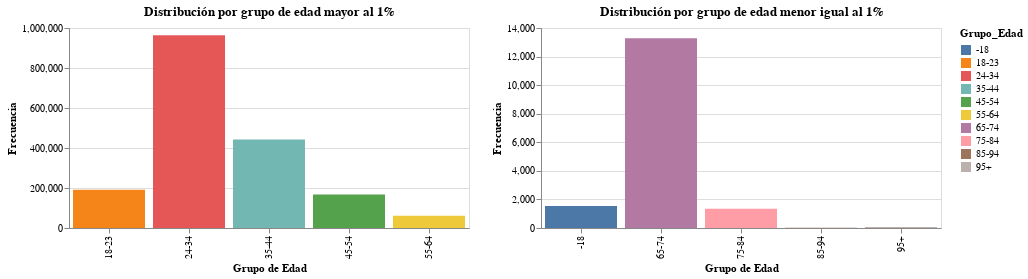

Notebook code for this chart:
### Markdown cell above
#### Visualización

### Code cell
# Gráfico para grupos de edad mayores al 1%
df_distribucion_por_grupo_edad_mayor_1 = df_distribucion_por_grupo_edad[df_distribucion_por_grupo_edad['Porcentaje'] > 0.01]

grafica_distribucion_por_grupo_edad_mayor_1 = alt.Chart(df_distribucion_por_grupo_edad_mayor_1).mark_bar().encode(
    x=alt.X('Grupo_Edad:N', title='Grupo de Edad'),
    y=alt.Y('Frecuencia:Q', title='Frecuencia'),
    color='Grupo_Edad:N',
    tooltip=[
        alt.Tooltip('Grupo_Edad:N', title='Grupo de edad'),
        alt.Tooltip('Frecuencia:Q', title='Frecuencia', format=','),
        alt.Tooltip('Porcentaje:Q', title='Porcentaje', format='.3%'),
    ]
).properties(
    title='Distribución por grupo de edad mayor al 1%',
    width=400,
    height=200
).interactive()

# Gráfico para grupos de edad menores o igual a 1%
df_distribucion_por_grupo_edad_menor_igual_1 = df_distribucion_por_grupo_edad[df_distribucion_por_grupo_edad['Porcentaje'] <= 0.01]

grafica_distribucion_por_grupo_edad_menor_igual_1 = alt.Chart(df_distribucion_por_grupo_edad_menor_igual_1).mark_bar().encode(
    x=alt.X('Grupo_Edad:N', title='Grupo de Edad'),
    y=alt.Y('Frecuencia:Q', title='Frecuencia'),
    color='Grupo_Edad:N',
    tooltip=[
        alt.Tooltip('Grupo_Edad:N', title='Grupo de edad'),
        alt.Tooltip('Frecuencia:Q', title='Frecuencia', format=','),
        alt.Tooltip('Porcentaje:Q', title='Porcentaje', format='.3%'),
    ]
).properties(
    title='Distribución por grupo de edad menor igual al 1%',
    width=400,
    height=200
).interactive()

# Mostrar gráfico

grafica_distribucion_por_grupo_edad_mayor_1 | grafica_distribucion_por_grupo_edad_menor_igual_1

### Figure 1 — Vega-Lite specification as saved in the notebook (floating-point values rounded to 4 significant figures)
{"config": {"view": {"continuousWidth": 300, "continuousHeight": 300}}, "hconcat": [{"data": {"name": "data-b0153055b02500fd4828019dc80a014f"}, "mark": {"type": "bar"}, "encoding": {"color": {"field": "Grupo_Edad", "type": "nominal"}, "tooltip": [{"field": "Grupo_Edad", "title": "Grupo de edad", "type": "nominal"}, {"field": "Frecuencia", "format": ",", "title": "Frecuencia", "type": "quantitative"}, {"field": "Porcentaje", "format": ".3%", "title": "Porcentaje", "type": "quantitative"}], "x": {"field": "Grupo_Edad", "title": "Grupo de Edad", "type": "nominal"}, "y": {"field": "Frecuencia", "title": "Frecuencia", "type": "quantitative"}}, "height": 200, "name": "view_1", "title": "Distribución por grupo de edad mayor al 1%", "width": 400}, {"data": {"name": "data-59d651e556818575c084dbead229d458"}, "mark": {"type": "bar"}, "encoding": {"color": {"field": "Grupo_Edad", "type": "nominal"}, "tooltip": [{"field": "Grupo_Edad", "title": "Grupo de edad", "type": "nominal"}, {"field": "Frecuencia", "format": ",", "title": "Frecuencia", "type": "quantitative"}, {"field": "Porcentaje", "format": ".3%", "title": "Porcentaje", "type": "quantitative"}], "x": {"field": "Grupo_Edad", "title": "Grupo de Edad", "type": "nominal"}, "y": {"field": "Frecuencia", "title": "Frecuencia", "type": "quantitative"}}, "height": 200, "name": "view_2", "title": "Distribución por grupo de edad menor igual al 1%", "width": 400}], "params": [{"name": "param_3", "select": {"type": "interval", "encodings": ["x", "y"]}, "bind": "scales", "views": ["view_1"]}, {"name": "param_4", "select": {"type": "interval", "encodings": ["x", "y"]}, "bind": "scales", "views": ["view_2"]}], "$schema": "https://vega.github.io/schema/vega-lite/v5.20.1.json", "datasets": {"data-b0153055b02500fd4828019dc80a014f": [{"Grupo_Edad": "24-34", "Frecuencia": 963499, "Porcentaje": 0.5228}, {"Grupo_Edad": "35-44", "Frecuencia": 442679, "Porcentaje": 0.2402}, {"Grupo_Edad": "18-23", "Frecuencia": 191746, "Porcentaje": 0.104}, {"Grupo_Edad": "45-54", "Frecuencia": 166957, "Porcentaje": 0.0906}, {"Grupo_Edad": "55-64", "Frecuencia": 61755, "Porcentaje": 0.03351}], "data-59d651e556818575c084dbead229d458": [{"Grupo_Edad": "65-74", "Frecuencia": 13279, "Porcentaje": 0.007206}, {"Grupo_Edad": "-18", "Frecuencia": 1546, "Porcentaje": 0.0008389}, {"Grupo_Edad": "75-84", "Frecuencia": 1340, "Porcentaje": 0.0007271}, {"Grupo_Edad": "95+", "Frecuencia": 63, "Porcentaje": 3.419e-05}, {"Grupo_Edad": "85-94", "Frecuencia": 18, "Porcentaje": 9.767e-06}]}}
